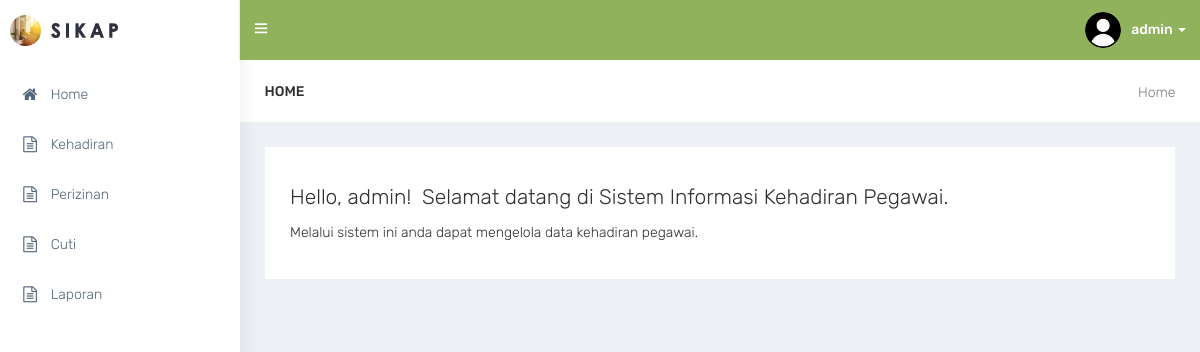
Screenshot of / (signed in) with the database file from the repository.
### tables this page shows
CREATE TABLE `user` (
  `us_id` int(11) NOT NULL,
  `ac_id` int(11) NOT NULL,
  `us_username` varchar(30) NOT NULL,
  `us_password` varchar(100) NOT NULL,
  `us_photo` varchar(100) NOT NULL,
  `us_email` varchar(30) NOT NULL
);

### index-content.php (the view)
<div id="page-wrapper">
    <div class="container-fluid">
        <div class="row bg-title">
            <div class="col-lg-3 col-md-4 col-sm-4 col-xs-12">
                <h4 class="page-title">Home</h4>
            </div>
            <div class="col-lg-9 col-sm-8 col-md-8 col-xs-12">
                <ol class="breadcrumb">
                    <li><a href="index">Home</a></li>
                </ol>
            </div>
        </div>
        <div class="row">
            <div class="col-md-12">
                <div class="white-box">
                	<?php
          require_once(__DIR__.'/lib/config.php');
               $id = $_SESSION['id'];
               $sql = "SELECT * FROM user JOIN access_control USING(ac_id) WHERE us_id='$id'";
               $query = $conn->query($sql);
               $data = $query->fetch(PDO::FETCH_OBJ);
           ?>
                    <h3>Hello, <?php echo $data->us_username;?>! &nbsp;Selamat datang di Sistem Informasi Kehadiran Pegawai.</h3>
                    <p>Melalui sistem ini anda dapat mengelola data kehadiran pegawai.</p>
                </div>
            </div>
        </div>
    </div>
</div>

### lib/lib-topbar.php (shortened to what this page needs)
   <nav class="navbar navbar-default navbar-static-top m-b-0">
       <div class="navbar-header" style="background: #91b25c;">
           <div class="top-left-part">
               <a class="logo" href="index">
                   <b>
                   <img src="images/admin-lg.png" alt="home" class="light-logo" style="max-height: 31px;" /></b>
                   <span class="hidden-xs">
                   <img src="images/admin-tx.png" alt="home" class="light-logo" style="max-height: 15px;" /></span>
               </a>
           </div>
           <ul class="nav navbar-top-links navbar-left">
               <li><a href="javascript:void(0)" class="open-close waves-effect waves-light"><i class="ti-menu"></i></a></li>
           </ul>
           <?php
require_once(__DIR__.'/config.php');
$id = $_SESSION['id'];
               $sql = "SELECT * FROM user JOIN access_control USING(ac_id) WHERE us_id='$id'";
               $query = $conn->query($sql);
               $data = $query->fetch(PDO::FETCH_OBJ);
           ?>
           <ul class="nav navbar-top-links navbar-right pull-right">
               <li class="dropdown">
                   <a class="dropdown-toggle profile-pic" data-toggle="dropdown" href="#"> <img src="images/user/<?php echo $data->us_photo;?>" alt="user-img" width="36" class="img-circle"><b class="hidden-xs"><?php echo $data->us_username;?> </b><span class="caret"></span> </a>
               </li>
           </ul>
       </div>
   </nav>

### css/default.css (style rules this page uses)
body { background: #fff; }
.top-left-part { background: #fff; }
.top-left-part .light-logo { display: inline-block; }
.navbar-header { background: #2f323e; }
.navbar-top-links > li > a { color: #ffffff; }

### rows the page displays
user: us_photo (picture), us_username "admin"
